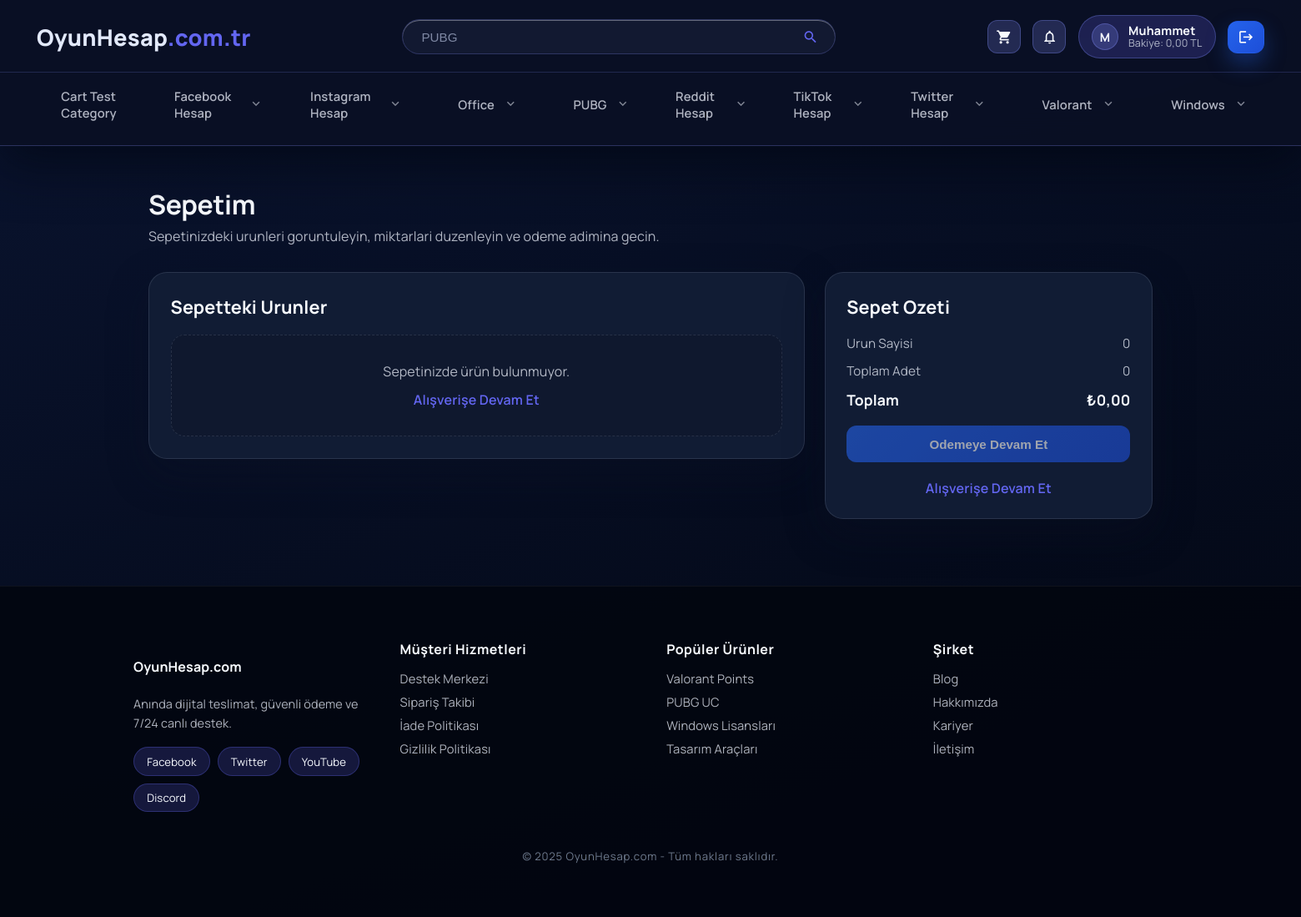
/cart.php (signed in), run on the app's committed database.
### tables this page shows
CREATE TABLE IF NOT EXISTS users (
    id INT AUTO_INCREMENT PRIMARY KEY,
    name VARCHAR(150) NOT NULL,
    email VARCHAR(150) NOT NULL UNIQUE,
    password_hash VARCHAR(255) NOT NULL,
    role ENUM('super_admin','admin','finance','support','content','customer') NOT NULL DEFAULT 'customer',
    balance DECIMAL(12,2) NOT NULL DEFAULT 0,
    status ENUM('active','inactive') NOT NULL DEFAULT 'active',
    low_balance_since DATETIME NULL DEFAULT NULL,
    created_at DATETIME NOT NULL DEFAULT CURRENT_TIMESTAMP,
    updated_at DATETIME NULL DEFAULT NULL ON UPDATE CURRENT_TIMESTAMP
);

CREATE TABLE IF NOT EXISTS categories (
    id INT AUTO_INCREMENT PRIMARY KEY,
    parent_id INT NULL,
    name VARCHAR(150) NOT NULL,
    icon VARCHAR(150) NULL,
    image VARCHAR(255) NULL,
    description TEXT NULL,
    created_at DATETIME NOT NULL DEFAULT CURRENT_TIMESTAMP,
    updated_at DATETIME NULL DEFAULT NULL ON UPDATE CURRENT_TIMESTAMP,
    FOREIGN KEY (parent_id) REFERENCES categories(id) ON DELETE SET NULL
);

CREATE TABLE IF NOT EXISTS products (
    id INT AUTO_INCREMENT PRIMARY KEY,
    category_id INT NOT NULL,
    name VARCHAR(150) NOT NULL,
    sku VARCHAR(150) NULL,
    description TEXT NULL,
    image_url VARCHAR(255) NULL,
    short_description TEXT NULL,
    cost_price_try DECIMAL(12,2) NULL,
    price DECIMAL(12,2) NOT NULL DEFAULT 0,
    status ENUM('active','inactive') NOT NULL DEFAULT 'active',
    views_count INT NOT NULL DEFAULT 0,
    created_at DATETIME NOT NULL DEFAULT CURRENT_TIMESTAMP,
    updated_at DATETIME NULL DEFAULT NULL ON UPDATE CURRENT_TIMESTAMP,
    FOREIGN KEY (category_id) REFERENCES categories(id)
);

### theme/bootstrap.php (called while the page is built, shortened)
<?php
if (!function_exists('theme_render')) {
    function theme_render(string $view, array $data = []): void
    {
        include __DIR__ . '/layouts/base.php';
    }
}

### cart.php (called while the page is built)
<?php
require __DIR__ . '/index.php';

### app/Auth.php (called while the page is built, shortened)
<?php
class Auth
{
    public static function findUser($userId)
    {
        $pdo = Database::connection();
        $stmt = $pdo->prepare('SELECT * FROM users WHERE id = :id LIMIT 1');
        $stmt->execute(['id' => $userId]);
        return $stmt->fetch(PDO::FETCH_ASSOC) ?: null;
    }
}

### bootstrap.php (called while the page is built, shortened)
    <?php
if (!empty($_SESSION['user'])) {
    $freshUser = App\Auth::findUser((int)$_SESSION['user']['id']);
}

### app/Database.php (called while the page is built, shortened)
<?php
class Database
{
    private static $connection = null;
    public static function initialize(array $config)
    {
        $host = isset($config['host']) ? $config['host'] : 'localhost';
        $name = isset($config['name']) ? $config['name'] : '';
        $user = isset($config['user']) ? $config['user'] : '';
        $password = isset($config['password']) ? $config['password'] : '';
        $port = isset($config['port']) && (string)$config['port'] !== '' ? (int)$config['port'] : null;
        $socket = isset($config['socket']) ? $config['socket'] : null;
        if ($socket) {
            $dsn = sprintf('mysql:unix_socket=%s;dbname=%s;charset=utf8mb4', $socket, $name);
        } elseif ($port !== null) {
            $dsn = sprintf('mysql:host=%s;port=%d;dbname=%s;charset=utf8mb4', $host, $port, $name);
        } else {
            $dsn = sprintf('mysql:host=%s;dbname=%s;charset=utf8mb4', $host, $name);
        }
        try {
            self::$connection = new PDO($dsn, $user, $password, array(
                PDO::ATTR_ERRMODE => PDO::ERRMODE_EXCEPTION,
                PDO::ATTR_DEFAULT_FETCH_MODE => PDO::FETCH_ASSOC,
            ));
        } catch (PDOException $exception) {
            throw new PDOException(
                'Veritabanýna baðlanýrken bir hata oluþtu: ' . $exception->getMessage(),
                (int)$exception->getCode(),
                $exception
            );
        }
    }
    public static function connection()
    {
        return self::$connection;
    }
    public static function tableHasColumn($table, $column)
    {
        $table = trim((string)$table);
        $column = trim((string)$column);
        $cacheKey = strtolower($table) . '.' . strtolower($column);
        try {
            $pdo = self::connection();
        } catch (\Throwable $exception) {
            self::$columnCache[$cacheKey] = false;
            return false;
        }
        $escapedTable = str_replace('`', '``', $table);
        try {
            $stmt = $pdo->prepare('SHOW COLUMNS FROM `' . $escapedTable . '` LIKE :column');
            $stmt->execute(array('column' => $column));
            $exists = (bool)$stmt->fetchColumn();
        } catch (\Throwable $exception) {
            $exists = false;
        }
        return $exists;
    }
}

### theme/pages/cart.php (the view, shortened to what this page needs)
<?php
$cartData = isset($cart) ? $cart : array();
$cartItems = isset($cartData['items']) && is_array($cartData['items']) ? $cartData['items'] : array();
$cartTotals = isset($cartData['totals']) && is_array($cartData['totals']) ? $cartData['totals'] : array();
$hasItems = !empty($cartItems);
$subtotalFormatted = isset($cartTotals['subtotal_formatted']) ? $cartTotals['subtotal_formatted'] : Helpers::formatCurrency(0, 'TRY');
$itemCount = isset($cartTotals['total_items']) ? (int)$cartTotals['total_items'] : 0;
$quantityCount = isset($cartTotals['total_quantity']) ? (int)$cartTotals['total_quantity'] : 0;
?>
<section class="cart" data-cart-page>
    <header class="cart__header">
        <h1>Sepetim</h1>
        <p>Sepetinizdeki urunleri goruntuleyin, miktarlari duzenleyin ve odeme adimina gecin.</p>
    </header>
    <div class="cart__grid">
        <div class="cart__panel cart__panel--items">
            <div class="cart__panel-header">
                <h2>Sepetteki Urunler</h2>
            </div>
            <?php if ($hasItems): ?>
                <div class="cart-items">
                    <?php foreach ($cartItems as $item): ?>
                        <?php
                            $productId = isset($item['id']) ? (int)$item['id'] : 0;
                            $quantity = isset($item['quantity']) ? (int)$item['quantity'] : 1;
                            $lineTotal = isset($item['line_total_formatted']) ? $item['line_total_formatted'] : Helpers::formatCurrency(0, 'TRY');
                            $unitPrice = isset($item['price_formatted']) ? $item['price_formatted'] : Helpers::formatCurrency(0, 'TRY');
                            $productName = isset($item['name']) ? $item['name'] : 'Urun';
                            $productImage = isset($item['image']) && $item['image'] !== '' ? $item['image'] : '/theme/assets/images/placeholder.png';
                        ?>
                        <article class="cart-item" data-cart-item data-product-id="<?= $productId ?>" data-quantity="<?= $quantity ?>">
                            <div class="cart-item__media">
                                <img src="<?= htmlspecialchars($productImage) ?>" alt="<?= htmlspecialchars($productName) ?>">
                            </div>
                            <div class="cart-item__details">
                                <div class="cart-item__top">
                                    <h3><?= htmlspecialchars($productName) ?></h3>
                                    <button class="cart-item__remove" type="button" data-cart-remove data-product-id="<?= $productId ?>" aria-label="Urunu kaldir">
                                        <span class="material-icons" aria-hidden="true">delete_outline</span>
                                    </button>
                                </div>
                                <div class="cart-item__meta">
                                    <span class="cart-item__unit"><?= htmlspecialchars($unitPrice) ?></span>
                                    <div class="cart-item__quantity">
                                        <button class="cart-item__qty-btn" type="button" data-cart-step data-product-id="<?= $productId ?>" data-delta="-1" aria-label="Adeti azalt">
                                            <span class="material-icons" aria-hidden="true">remove</span>
                                        </button>
                                        <span class="cart-item__qty" data-cart-quantity><?= $quantity ?></span>
                                        <button class="cart-item__qty-btn" type="button" data-cart-step data-product-id="<?= $productId ?>" data-delta="1" aria-label="Adeti artir">
                                            <span class="material-icons" aria-hidden="true">add</span>
                                        </button>
                                    </div>
                                    <span class="cart-item__total" data-cart-line-total><?= htmlspecialchars($lineTotal) ?></span>
                                </div>
                            </div>
                        </article>
                    <?php endforeach; ?>
                </div>
            <?php else: ?>
                <div class="cart-empty">
                    <p>Sepetinizde ürün bulunmuyor.</p>
                    <a class="cart-empty__link" href="/kategori/">Alışverişe Devam Et</a>
                </div>
            <?php endif; ?>
        </div>
        <aside class="cart__panel cart__panel--summary">
            <div class="cart__panel-header">
                <h2>Sepet Ozeti</h2>
            </div>
            <dl class="cart-summary">
                <div>
                    <dt>Urun Sayisi</dt>
                    <dd data-cart-total-items><?= $itemCount ?></dd>
                </div>
                <div>
                    <dt>Toplam Adet</dt>
                    <dd data-cart-total-quantity><?= $quantityCount ?></dd>
                </div>
                <div class="cart-summary__total">
                    <dt>Toplam</dt>
                    <dd data-cart-subtotal><?= htmlspecialchars($subtotalFormatted) ?></dd>
                </div>
            </dl>
            <div class="cart-summary__actions">
                <button type="button" class="cart-summary__button cart-summary__button--primary" data-checkout-trigger data-method="card"<?= $hasItems ? '' : ' disabled' ?>>
                    Odemeye Devam Et
                </button>
            </div>
            <div class="cart-summary__footer">
                <a href="/kategori/" class="cart-summary__link">Alışverişe Devam Et</a>
            </div>
        </aside>
    </div>
</section>

### theme/partials/nav.php (shortened to what this page needs)
<?php
$navCategories = isset($GLOBALS['theme_nav_categories']) ? $GLOBALS['theme_nav_categories'] : array();
$isLoggedInHeader = !empty($_SESSION['user']);
$currentUser = $isLoggedInHeader ? $_SESSION['user'] : null;
$userName = $currentUser && isset($currentUser['name']) ? trim((string)$currentUser['name']) : '';
$userParts = $userName !== '' ? preg_split('/\s+/', $userName) : array();
$userFirst = $userParts ? array_shift($userParts) : '';
$userLast = $userParts ? implode(' ', $userParts) : '';
$initialsBuilder = function (string $value): string {
    if ($value === '') {
        return '';
    }
    if (function_exists('mb_substr') && function_exists('mb_strtoupper')) {
        return mb_strtoupper(mb_substr($value, 0, 1, 'UTF-8'), 'UTF-8');
    }
    return strtoupper(substr($value, 0, 1));
};
$userInitials = $initialsBuilder($userFirst);
$userBalance = $currentUser && isset($currentUser['balance']) ? (float)$currentUser['balance'] : 0.0;
$userFormattedBalance = number_format($userBalance, 2, ',', '.');
$displayName = trim($userFirst . ' ' . $userLast) !== '' ? trim($userFirst . ' ' . $userLast) : $userName;
$unreadNotifications = 0;
?>
<header class="site-header">
    <div class="site-header__main">
        <a class="site-header__brand" href="/">OyunHesap<span>.com.tr</span></a>
        <form class="site-header__search" action="/kategori/">
            <input type="search" name="q" placeholder="PUBG">
            <button type="submit" aria-label="Ara">
                <span class="material-icons">search</span>
            </button>
        </form>
        <div class="site-header__actions">
            <a href="/cart.php" class="site-header__icon-btn site-header__icon-btn--badge" data-cart-button aria-label="Sepeti ac">
                <span class="material-icons">shopping_cart</span>
            </a>
            <div class="site-header__notifications<?= $unreadNotifications > 0 ? ' has-unread' : '' ?>" data-notification-root>
                <button type="button" class="site-header__icon-btn site-header__icon-btn--badge" data-notification-toggle aria-label="Bildirimler">
                    <span class="material-icons" data-notification-icon="empty">notifications_none</span>
                </button>
            </div>
            <?php if (!$isLoggedInHeader): ?>
                <a href="/login.php" class="site-header__pill site-header__pill--primary">
                    <span class="material-icons">login</span>
                    <span>Giriş Yap</span>
                </a>
                <a href="/register.php" class="site-header__pill site-header__pill--success">
                    <span class="material-icons">person_add</span>
                    <span>Kayıt Ol</span>
                </a>
            <?php else: ?>
                <a href="/account" class="site-header__user" data-account-link>
                    <span class="site-header__user-avatar" aria-hidden="true"><?= htmlspecialchars($userInitials !== '' ? $userInitials : 'U', ENT_QUOTES, 'UTF-8') ?></span>
                    <span class="site-header__user-details">
                        <span class="site-header__user-name">
                            <?= htmlspecialchars($displayName !== '' ? $displayName : $userName, ENT_QUOTES, 'UTF-8') ?>
                        </span>
                        <span class="site-header__user-balance">Bakiye: <?= htmlspecialchars($userFormattedBalance, ENT_QUOTES, 'UTF-8') ?> TL</span>
                    </span>
                </a>
                <a href="/logout.php" class="site-header__pill site-header__pill--primary site-header__pill--icon-only" aria-label="Cikis Yap">
                    <span class="material-icons">logout</span>
                </a>
            <?php endif; ?>
        </div>
    </div>
    <nav class="site-header__nav">
        <ul>
            <?php foreach ($navCategories as $category): ?>
                <?php
                    $slug = !empty($category['slug']) ? $category['slug'] : 'category-' . (int)$category['id'];
                    $path = isset($category['path']) && $category['path'] !== '' ? (string)$category['path'] : $slug;
                    $categoryUrl = isset($category['url']) && $category['url'] !== '' ? (string)$category['url'] : Helpers::categoryUrl($path);
                    $hasChildren = !empty($category['children']);
                ?>
                <li class="site-header__nav-item<?= $hasChildren ? ' has-children' : '' ?>">
                    <a href="<?= htmlspecialchars($categoryUrl, ENT_QUOTES, 'UTF-8') ?>" class="site-header__nav-link">
                        <span class="site-header__nav-avatar">
                        </span>
                        <span><?= htmlspecialchars($category['name']) ?></span>
                        <?php if ($hasChildren): ?>
                            <span class="site-header__nav-caret material-icons">expand_more</span>
                        <?php endif; ?>
                    </a>
                </li>
            <?php endforeach; ?>
        </ul>
    </nav>
</header>

### data on the page
users: name "M", name "Muhammet", balance "0,00"
categories: name "Cart Test Category"
categories: name "Facebook Hesap"
categories: name "Instagram Hesap"
categories: name "Office"
categories: name "PUBG"
categories: name "Reddit Hesap"
categories: name "TikTok Hesap"
categories: name "Twitter Hesap"
categories: name "Valorant"
categories: name "Windows"
products: views_count "0"

### other printed values
$subtotalFormatted "₺0,00"
